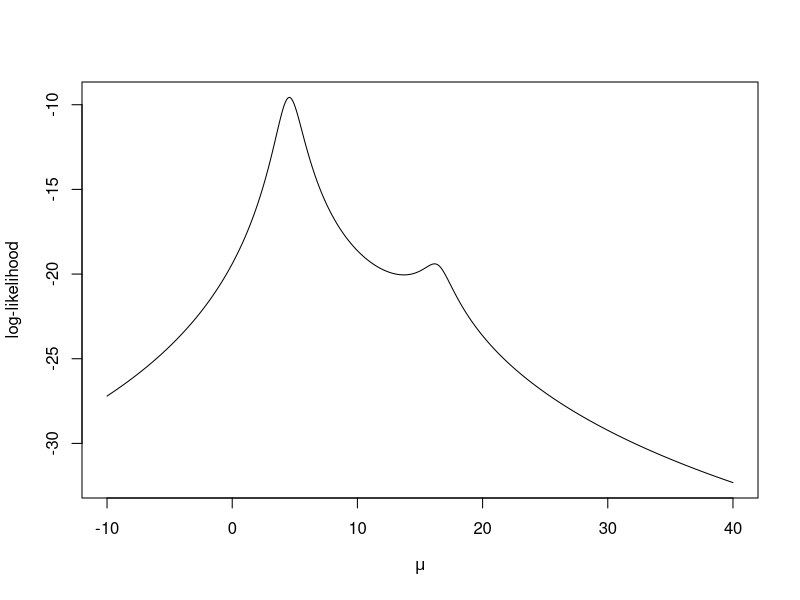
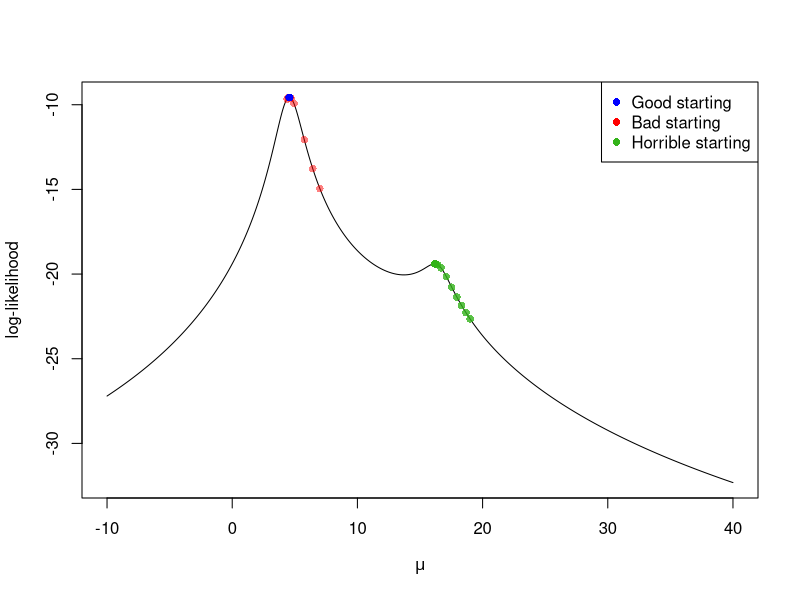

Here is the R script that generated these plots, in order:


################################################
## MLE for location Cauchy distribution using
## Gradient Ascent method
## We will plot the likelihood as well
################################################
set.seed(1)
mu.star <- 5  # Setting true mu
n <- 4  # sample size
X <- rt(n, df = 1) + mu.star

## Function calculates  the log-likelihood
log.like <- function(mu, X)
{
  n <- length(X)
  rtn <- -n*log(pi) - sum( log(1 + (X - mu)^2) )
  return(rtn)
}

mu.x <- seq(-10, 40, length = 1e3)  # A sequence of mu's 
ll.est <- sapply(mu.x, log.like, X)  # evaluating log-likelihood at the mus
plot(mu.x, ll.est, type = 'l', ylab = "log-likelihood", xlab = expression(mu))  # plotting log-likelihood. Not concave, so we need to choose good starting values.


## Starting Gradient-Ascent method
tol <- 1e-5  # tolerance level for when to stop algorithm


## Returns derivate of log-likelihood
f.prime <- function(X, mu)
{
  rtn <- sum(2* (X - mu)/(1 + (X-mu)^2))  #f.prime
  return(rtn)
}

# Returns double derivative of log-likelihood.
f.double.prime <- function(X, mu)
{
  rtn <- sum( 2 * ( 2*(X-mu)^2/ (1 + (X - mu)^2)^2  - (1 + (X-mu)^2)^(-1) )  )
  return(rtn)
}

## Loop below stops when |mu_(k+1) - mu_(k)| < tol
t <- .3  # change this to 1 and see what happens to the "bad" starting value



## Loop below stops when |mu_(k+1) - mu_(k)| < tol
current <- 7  # Bad starting value
diff <- 100
iter <- 0
mu.k <- current
while( (diff > tol) && iter < 100)
{
  iter <- iter + 1
  update <- current + t*f.prime(X, current) 
  mu.k <- c(mu.k, update)
  diff <- abs(current - update)
  current <- update
}
current  # final approximation to MLE
evals <- sapply(mu.k, log.like, X)
plot(mu.x, ll.est, type = 'l', ylab = "log-likelihood", xlab = expression(mu))
points(mu.k, evals, pch = 16, col = rgb(1,0,0, alpha = .5))


current <- median(X)  # Good starting value
diff <- 100  # inital large value for difference
iter <- 0    # counting the number of iterations

mu.k <- current
while( (diff > tol) && iter < 100)
{
  iter <- iter + 1
  update <- current + t*f.prime(X, current)  # GD update
  mu.k <- c(mu.k, update)
  diff <- abs(current - update)
  current <- update
}
current  # final approximation to MLE
evals <- sapply(mu.k, log.like, X)
points(mu.k, evals, pch = 16, col = rgb(0,0,1, alpha = .5))


current <- 19  # Worst starting value
diff <- 100
iter <- 0
mu.k <- current
while( (diff > tol) && iter < 100)
{
  iter <- iter + 1
  update <- current + t*f.prime(X, current) 
  mu.k <- c(mu.k, update)
  diff <- abs(current - update)
  current <- update
}
current  # final approximation to MLE
evals <- sapply(mu.k, log.like, X)
points(mu.k, evals, pch = 16, col = rgb(.2,.7,.1, alpha = .8))

legend("topright", legend = c("Good starting", "Bad starting", "Horrible starting"), pch = 16, col = c("blue", "red", rgb(.2,.7,.1)))




################################################
## MLE for logistic regression
## Using gradient ascent
################################################
library(mcmc) #to load a dataset
data(logit)
head(logit)  # y is response and 4 covariates
y <- logit$y
X <- as.matrix(logit[, 2:5])
p <- dim(X)[2]

f.gradient <- function(y, X, beta)
{
  beta <- matrix(beta, ncol = 1)
  pi <- exp(X %*% beta) / (1 + exp(X%*%beta))  
  rtn <- colSums(X* as.numeric(y - pi))
  return(rtn)
}


store.beta <- matrix(0, nrow = 1, ncol = p)
beta_k <- rep(0, p) # start at all 0s
t <- .1
tol <- 1e-5
iter <- 0
diff <- 100
while((diff > tol) && iter < 100)  #not too many iterations
{
  iter <- iter+1
  old <- beta_k
  beta_k = old + t* f.gradient(y = y, X= X, beta = old)
  store.beta <- rbind(store.beta, beta_k)
  diff <- sum( (beta_k - old)^2)
}
iter # number of iterations
beta_k # last estimate
